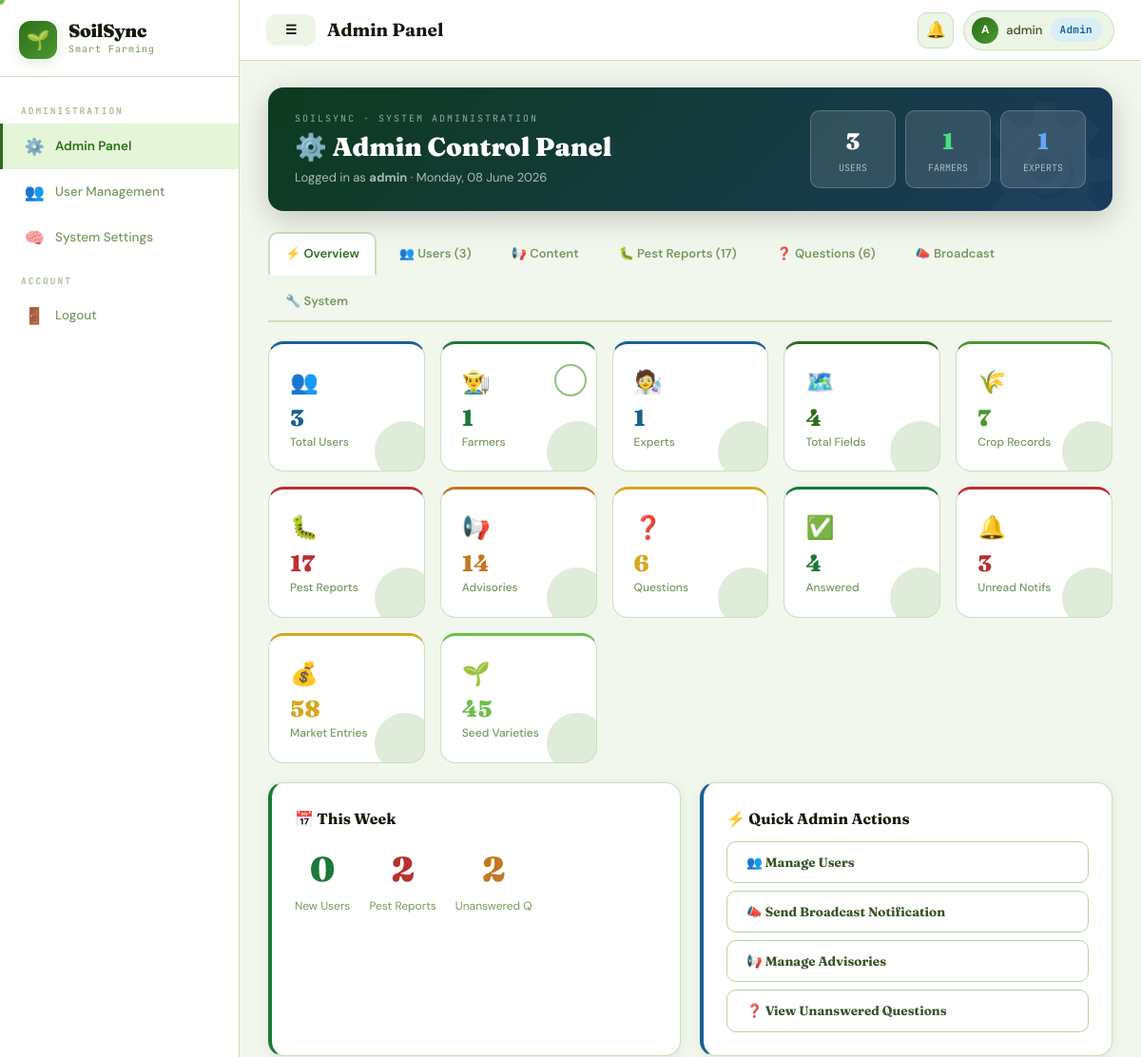
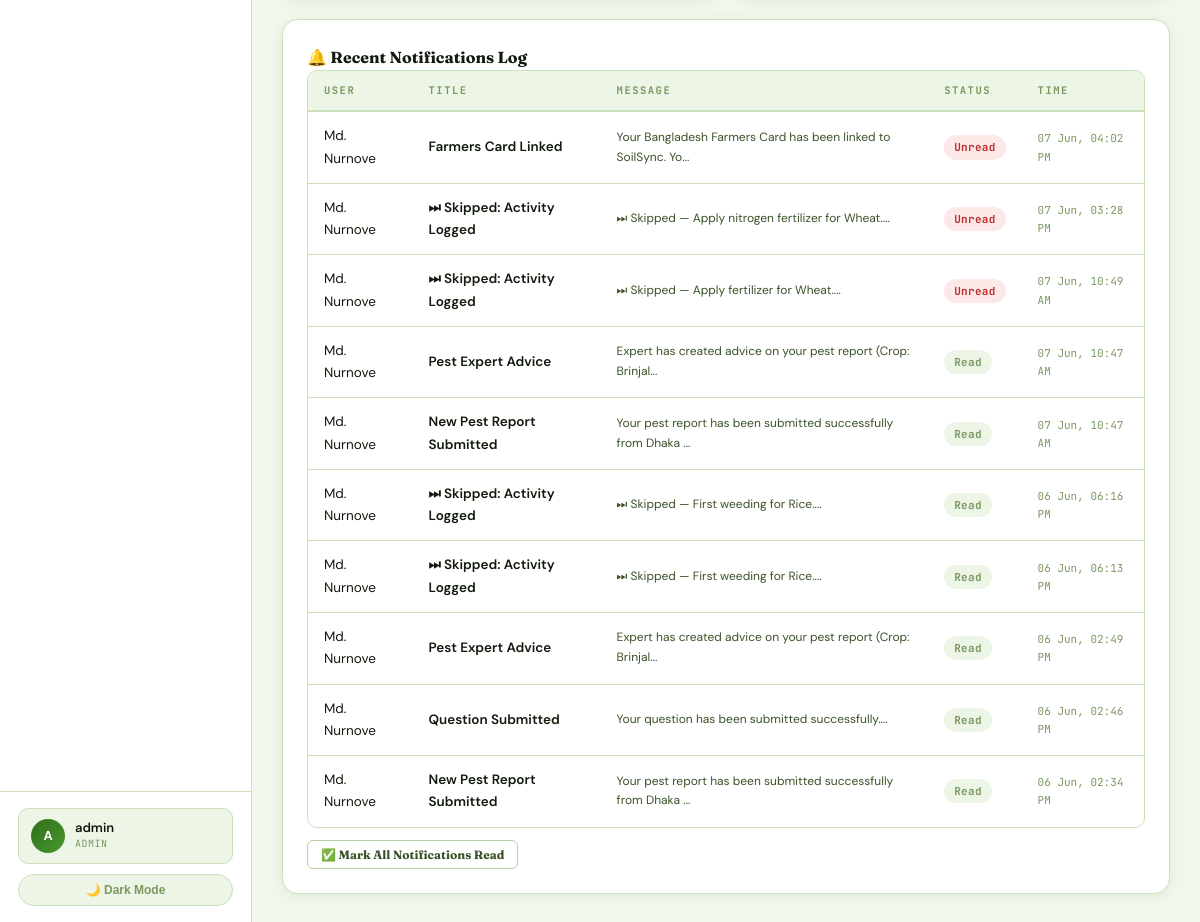
The app's page /admin.php (signed in) with its own data (2 pictures, top to bottom).
### tables this page shows
CREATE TABLE `users` (
  `id` int(11) NOT NULL,
  `name` varchar(100) NOT NULL,
  `phone` varchar(20) NOT NULL,
  `password` varchar(255) NOT NULL,
  `role` enum('farmer','expert','admin') DEFAULT 'farmer',
  `location_id` int(11) DEFAULT NULL,
  `created_at` timestamp NOT NULL DEFAULT current_timestamp(),
  `fc_card_number` varchar(20) DEFAULT NULL,
  `fc_category` enum('landless','marginal','small','medium','large') DEFAULT NULL,
  `fc_land_size` decimal(8,2) DEFAULT NULL,
  `fc_bank_account` varchar(30) DEFAULT NULL,
  `fc_registered_at` datetime DEFAULT NULL,
  `fc_phase` enum('pre_pilot','pilot','national') DEFAULT NULL
);

CREATE TABLE `notifications` (
  `id` int(11) NOT NULL,
  `user_id` int(11) NOT NULL,
  `title` varchar(200) NOT NULL,
  `message` text DEFAULT NULL,
  `type` enum('pest','weather','advisory','system') DEFAULT 'system',
  `is_read` tinyint(1) DEFAULT 0,
  `created_at` timestamp NOT NULL DEFAULT current_timestamp()
);

### db.php (called while the page is built, shortened)
<?php
function isLoggedIn(): bool {
    return isset($_SESSION['user_id']) && !empty($_SESSION['user_id']);
}
function currentUser($conn): ?array {
    $id = (int)$_SESSION['user_id'];
    $r = $conn->query("
        SELECT u.*, l.division, l.district
        FROM users u
        LEFT JOIN locations l ON u.location_id=l.id
        WHERE u.id=$id
        LIMIT 1
    ");
    return $r ? $r->fetch_assoc() : null;
}
?>

### admin.php (the view, shortened to what this page needs)
<?php
require_once 'db.php';
$pageTitle = 'Admin Panel';
$activeNav = 'admin';
$me = currentUser($conn);
$totalUsers    = (int)$conn->query("SELECT COUNT(*) AS c FROM users")->fetch_assoc()['c'];
$totalFarmers  = (int)$conn->query("SELECT COUNT(*) AS c FROM users WHERE role='farmer'")->fetch_assoc()['c'];
$totalExperts  = (int)$conn->query("SELECT COUNT(*) AS c FROM users WHERE role='expert'")->fetch_assoc()['c'];
$totalFields   = (int)$conn->query("SELECT COUNT(*) AS c FROM fields")->fetch_assoc()['c'];
$totalCrops    = (int)$conn->query("SELECT COUNT(*) AS c FROM farmer_crops")->fetch_assoc()['c'];
$totalPests    = (int)$conn->query("SELECT COUNT(*) AS c FROM pest_reports")->fetch_assoc()['c'];
$totalAdvisory = (int)$conn->query("SELECT COUNT(*) AS c FROM advisory_feed")->fetch_assoc()['c'];
$totalQ        = (int)$conn->query("SELECT COUNT(*) AS c FROM questions")->fetch_assoc()['c'];
$totalAnswered = (int)$conn->query("SELECT COUNT(*) AS c FROM answers")->fetch_assoc()['c'];
$totalNotifs   = (int)$conn->query("SELECT COUNT(*) AS c FROM notifications WHERE is_read=0")->fetch_assoc()['c'];
$totalMarket   = (int)$conn->query("SELECT COUNT(*) AS c FROM market_prices")->fetch_assoc()['c'];
$totalSeeds    = (int)$conn->query("SELECT COUNT(*) AS c FROM seeds")->fetch_assoc()['c'];
$newUsersWeek = (int)$conn->query("
    SELECT COUNT(*) AS c FROM users
    WHERE created_at >= DATE_SUB(NOW(), INTERVAL 7 DAY)
")->fetch_assoc()['c'];
$newPestWeek = (int)$conn->query("
    SELECT COUNT(*) AS c FROM pest_reports
    WHERE created_at >= DATE_SUB(NOW(), INTERVAL 7 DAY)
")->fetch_assoc()['c'];
$unanswered = $conn->query("
    SELECT q.*, u.name AS farmer_name
    FROM questions q
    JOIN users u ON q.user_id = u.id
    LEFT JOIN answers a ON q.id = a.question_id
    WHERE a.id IS NULL
    ORDER BY q.created_at DESC
");
$notifLog = $conn->query("
    SELECT n.*, u.name AS user_name
    FROM notifications n
    JOIN users u ON n.user_id = u.id
    ORDER BY n.created_at DESC
    LIMIT 10
");
$tab = $_GET['tab'] ?? 'overview';
include 'layout.php';
?>
<div style="
    background:linear-gradient(135deg,#0d3b1e 0%,#1a3a5c 100%);
    border-radius:var(--radius);padding:24px 28px;margin-bottom:22px;
    display:flex;justify-content:space-between;align-items:center;
    flex-wrap:wrap;gap:14px;color:#fff;
    box-shadow:0 8px 32px rgba(0,0,0,0.2);position:relative;overflow:hidden;
">
    <div style="position:absolute;right:-10px;top:-20px;font-size:130px;opacity:0.05;pointer-events:none">⚙️</div>
    <div>
        <div style="font-size:10px;font-family:var(--font-mono);letter-spacing:2px;
                    color:rgba(255,255,255,0.55);text-transform:uppercase;margin-bottom:5px">
            SoilSync · System Administration
        </div>
        <h2 style="font-family:var(--font-display);font-size:1.7rem;font-weight:900;
                   color:#fff;margin-bottom:5px;line-height:1.2">
            ⚙️ Admin Control Panel
        </h2>
        <div style="font-size:13px;color:rgba(255,255,255,0.65)">
            Logged in as <strong><?= htmlspecialchars($me['name']) ?></strong> ·
            <?= date('l, d F Y') ?>
        </div>
    </div>
    <div style="display:flex;gap:10px;flex-wrap:wrap">
        <div style="background:rgba(255,255,255,0.12);border:1px solid rgba(255,255,255,0.2);
                    border-radius:10px;padding:12px 18px;text-align:center;min-width:90px">
            <div style="font-family:var(--font-display);font-size:24px;font-weight:900;color:#fff"><?= $totalUsers ?></div>
            <div style="font-size:10px;color:rgba(255,255,255,0.6);font-family:var(--font-mono);text-transform:uppercase">Users</div>
        </div>
        <div style="background:rgba(255,255,255,0.12);border:1px solid rgba(255,255,255,0.2);
                    border-radius:10px;padding:12px 18px;text-align:center;min-width:90px">
            <div style="font-family:var(--font-display);font-size:24px;font-weight:900;color:#4ade80"><?= $totalFarmers ?></div>
            <div style="font-size:10px;color:rgba(255,255,255,0.6);font-family:var(--font-mono);text-transform:uppercase">Farmers</div>
        </div>
        <div style="background:rgba(255,255,255,0.12);border:1px solid rgba(255,255,255,0.2);
                    border-radius:10px;padding:12px 18px;text-align:center;min-width:90px">
            <div style="font-family:var(--font-display);font-size:24px;font-weight:900;color:#60a5fa"><?= $totalExperts ?></div>
            <div style="font-size:10px;color:rgba(255,255,255,0.6);font-family:var(--font-mono);text-transform:uppercase">Experts</div>
        </div>
    </div>
</div>
<div style="display:flex;gap:6px;flex-wrap:wrap;margin-bottom:20px;
            border-bottom:2px solid var(--border);padding-bottom:0">
    <?php
    $tabs = [
        'overview'  => ['⚡','Overview'],
        'users'     => ['👥','Users ('.$totalUsers.')'],
        'content'   => ['📢','Content'],
        'pests'     => ['🐛','Pest Reports ('.$totalPests.')'],
        'questions' => ['❓','Questions ('.$totalQ.')'],
        'broadcast' => ['📣','Broadcast'],
        'system'    => ['🔧','System'],
    ];
    foreach ($tabs as $key => [$icon,$label]):
        $isActive = $tab === $key;
    ?>
    <a href="?tab=<?= $key ?>" style="
        display:inline-flex;align-items:center;gap:6px;
        padding:10px 16px;font-size:13px;font-weight:600;
        text-decoration:none;border-radius:10px 10px 0 0;
        margin-bottom:-2px;
        background:<?= $isActive ? 'var(--surface)' : 'transparent' ?>;
        color:<?= $isActive ? 'var(--accent)' : 'var(--text3)' ?>;
        border:<?= $isActive ? '2px solid var(--border)' : '2px solid transparent' ?>;
        border-bottom:<?= $isActive ? '2px solid var(--surface)' : '2px solid transparent' ?>;
        transition:color 0.15s,background 0.15s;
    "><?= $icon ?> <?= $label ?></a>
    <?php endforeach; ?>
</div>
<?php if ($tab === 'overview'): ?>
<div class="stats-grid" style="grid-template-columns:repeat(auto-fill,minmax(150px,1fr));margin-bottom:20px">
    <?php
    $statCards = [
        ['👥', $totalUsers,    'Total Users',       'var(--info)'],
        ['👨‍🌾', $totalFarmers, 'Farmers',           'var(--success)'],
        ['🧑‍🔬', $totalExperts, 'Experts',           'var(--info)'],
        ['🗺️', $totalFields,   'Total Fields',      'var(--accent)'],
        ['🌾', $totalCrops,    'Crop Records',      'var(--accent2)'],
        ['🐛', $totalPests,    'Pest Reports',      'var(--danger)'],
        ['📢', $totalAdvisory, 'Advisories',        'var(--warn)'],
        ['❓', $totalQ,        'Questions',         'var(--gold)'],
        ['✅', $totalAnswered, 'Answered',          'var(--success)'],
        ['🔔', $totalNotifs,   'Unread Notifs',     'var(--danger)'],
        ['💰', $totalMarket,   'Market Entries',    'var(--gold)'],
        ['🌱', $totalSeeds,    'Seed Varieties',    'var(--accent3)'],
    ];
    foreach ($statCards as [$icon,$val,$label,$color]): ?>
    <div class="stat-card" style="border-top:3px solid <?= $color ?>">
        <div style="font-size:24px;margin-bottom:6px"><?= $icon ?></div>
        <div class="stat-val" style="color:<?= $color ?>;font-size:24px"><?= $val ?></div>
        <div class="stat-label"><?= $label ?></div>
    </div>
    <?php endforeach; ?>
</div>
<div class="grid-2" style="margin-bottom:20px">
    <div class="card" style="border-left:4px solid var(--success)">
        <div class="card-title">📅 This Week</div>
        <div style="display:flex;gap:20px;flex-wrap:wrap;margin-top:10px">
            <div style="text-align:center">
                <div style="font-family:var(--font-display);font-size:36px;font-weight:900;color:var(--success)"><?= $newUsersWeek ?></div>
                <div style="font-size:12px;color:var(--text3)">New Users</div>
            </div>
            <div style="text-align:center">
                <div style="font-family:var(--font-display);font-size:36px;font-weight:900;color:var(--danger)"><?= $newPestWeek ?></div>
                <div style="font-size:12px;color:var(--text3)">Pest Reports</div>
            </div>
            <div style="text-align:center">
                <div style="font-family:var(--font-display);font-size:36px;font-weight:900;color:var(--warn)"><?= $unanswered->num_rows ?></div>
                <div style="font-size:12px;color:var(--text3)">Unanswered Q</div>
            </div>
        </div>
    </div>
    <div class="card" style="border-left:4px solid var(--info)">
        <div class="card-title">⚡ Quick Admin Actions</div>
        <div style="display:flex;flex-direction:column;gap:8px;margin-top:10px">
            <a href="?tab=users"     class="btn btn-outline" style="justify-content:flex-start">👥 Manage Users</a>
            <a href="?tab=broadcast" class="btn btn-outline" style="justify-content:flex-start">📣 Send Broadcast Notification</a>
            <a href="?tab=content"   class="btn btn-outline" style="justify-content:flex-start">📢 Manage Advisories</a>
            <a href="?tab=questions" class="btn btn-outline" style="justify-content:flex-start">❓ View Unanswered Questions</a>
        </div>
    </div>
</div>
<div class="card">
    <div class="card-title">🔔 Recent Notifications Log</div>
    <div class="table-wrap">
    <table>
        <thead><tr><th>User</th><th>Title</th><th>Message</th><th>Status</th><th>Time</th></tr></thead>
        <tbody>
        <?php $notifLog->data_seek(0); while ($n = $notifLog->fetch_assoc()): ?>
        <tr>
            <td><?= htmlspecialchars($n['user_name']) ?></td>
            <td style="font-weight:600"><?= htmlspecialchars($n['title']) ?></td>
            <td style="font-size:12px;color:var(--text2)"><?= htmlspecialchars(substr($n['message'],0,60)) ?>...</td>
            <td><?php if ($n['is_read']): ?>
                <span class="badge badge-neutral">Read</span>
                <?php else: ?>
                <span class="badge badge-danger">Unread</span>
                <?php endif; ?></td>
            <td style="font-size:11px;color:var(--text3);font-family:var(--font-mono)">
                <?= date('d M, h:i A', strtotime($n['created_at'])) ?>
            </td>
        </tr>
        <?php endwhile; ?>
        </tbody>
    </table>
    </div>
    <form method="POST" style="margin-top:12px">
        <button class="btn btn-outline btn-sm" type="submit">✅ Mark All Notifications Read</button>
    </form>
</div>
<?php endif; ?>
<?php include 'layout_end.php'; ?>

### layout.php (shortened to what this page needs)
<?php
$user        = currentUser($conn);
$userName    = $user['name'] ?? 'User';
$userInitial = strtoupper(substr($userName, 0, 1));
$userRole    = $user['role'] ?? 'farmer';
$nav = [];
switch ($userRole) {
  case 'admin':
    $nav = [
      'admin' => [
        ['href'=>'admin.php','icon'=>'⚙️','label'=>'Admin Panel','key'=>'admin'],
        ['href'=>'users.php','icon'=>'👥','label'=>'User Management','key'=>'users'],
        ['href'=>'system.php','icon'=>'🧠','label'=>'System Settings','key'=>'system'],
      ],
    ];
    break;
}
?>
<!DOCTYPE html>
<html lang="en" data-theme="light">
<head>
  <link rel="stylesheet" href="style.css">
</head>
<body>
<div class="app-layout">
  <aside class="sidebar" id="sidebar">
    <div class="sidebar-logo">
      <div class="logo-badge">🌱</div>
      <div class="logo-text-wrap">
        <div class="logo-name">SoilSync</div>
        <div class="logo-tag">Smart Farming</div>
      </div>
    </div>
    <nav class="sidebar-nav">
      <?php
      $sectionLabels = [
        'main'=>'Navigation',
        'monitor'=>'Monitor',
        'resources'=>'Resources',
        'expert'=>'Expert Tools',
        'admin'=>'Administration'
      ];
      foreach ($nav as $section => $items):
      ?>
        <div class="nav-section-label">
          <?= $sectionLabels[$section] ?? ucfirst($section) ?>
        </div>
        <?php foreach ($items as $item):
          $isActive = ($activeNav ?? '') === $item['key'];
        ?>
          <a href="<?= $item['href'] ?>" class="nav-item <?= $isActive ? 'active' : '' ?>">
            <span class="nav-ic"><?= $item['icon'] ?></span>
            <span><?= $item['label'] ?></span>
          </a>
        <?php endforeach; ?>
      <?php endforeach; ?>
      <div class="nav-section-label">Account</div>
      <a href="logout.php" class="nav-item">
        <span class="nav-ic">🚪</span>
        <span>Logout</span>
      </a>
    </nav>
    <div class="sidebar-footer">
      <div class="sidebar-user">
        <div class="u-av"><?= $userInitial ?></div>
        <div>
          <div class="u-name"><?= htmlspecialchars($userName) ?></div>
          <div class="u-role"><?= ucfirst($userRole) ?></div>
        </div>
      </div>
      <button class="theme-btn" onclick="toggleTheme()">
        🌙 Dark Mode
      </button>
    </div>
  </aside>
  <div class="main-wrap">
    <header class="topbar">
      <div class="topbar-left">
        <button class="mobile-menu-btn btn" id="mobileMenuBtn">☰</button>
        <span class="topbar-title"><?= htmlspecialchars($pageTitle ?? 'Dashboard') ?></span>
      </div>
      <div class="topbar-right">
        <a href="notifications.php" class="topbar-notif-btn">
          🔔
        </a>
        <div class="topbar-user">
          <div class="t-av"><?= $userInitial ?></div>
          <span><?= htmlspecialchars(explode(' ', $userName)[0]) ?></span>
          <?php if ($userRole !== 'farmer'): ?>
            <span class="badge badge-info"><?= ucfirst($userRole) ?></span>
          <?php endif; ?>
        </div>
      </div>
    </header>
    <div class="page-body">

### layout_end.php (shortened to what this page needs)
  </div>
  </div>
</div>
</body>
</html>

### records on screen
users: name "A", name "admin", role "ADMIN", role "Admin"
notifications: user.name "Md. Nurnove", title "Farmers Card Linked", message "Your Bangladesh Farmers Card has been linked to SoilSync. Yo", is_read "Unread", created_at "07 Jun, 04:02 PM"
notifications: user.name "Md. Nurnove", title "⏭ Skipped: Activity Logged", message "⏭ Skipped — Apply nitrogen fertilizer for Wheat.", is_read "Unread", created_at "07 Jun, 03:28 PM"
notifications: user.name "Md. Nurnove", title "⏭ Skipped: Activity Logged", message "⏭ Skipped — Apply fertilizer for Wheat.", is_read "Unread", created_at "07 Jun, 10:49 AM"
notifications: user.name "Md. Nurnove", title "Pest Expert Advice", message "Expert has created advice on your pest report (Crop: Brinjal", is_read "Read", created_at "07 Jun, 10:47 AM"
notifications: user.name "Md. Nurnove", title "New Pest Report Submitted", message "Your pest report has been submitted successfully from Dhaka", is_read "Read", created_at "07 Jun, 10:47 AM"
notifications: user.name "Md. Nurnove", title "⏭ Skipped: Activity Logged", message "⏭ Skipped — First weeding for Rice.", is_read "Read", created_at "06 Jun, 06:16 PM"
notifications: user.name "Md. Nurnove", title "⏭ Skipped: Activity Logged", message "⏭ Skipped — First weeding for Rice.", is_read "Read", created_at "06 Jun, 06:13 PM"
notifications: user.name "Md. Nurnove", title "Pest Expert Advice", message "Expert has created advice on your pest report (Crop: Brinjal", is_read "Read", created_at "06 Jun, 02:49 PM"
notifications: user.name "Md. Nurnove", title "Question Submitted", message "Your question has been submitted successfully.", is_read "Read", created_at "06 Jun, 02:46 PM"
notifications: user.name "Md. Nurnove", title "New Pest Report Submitted", message "Your pest report has been submitted successfully from Dhaka", is_read "Read", created_at "06 Jun, 02:34 PM"

### other values on screen
$sectionLabels[$section] "ADMINISTRATION"
$item['icon'] "⚙️"
$item['label'] "Admin Panel"
$item['icon'] "👥"
$item['label'] "User Management"
$item['icon'] "🧠"
$item['label'] "System Settings"
$pageTitle "Admin Panel"
$totalUsers "3"
$totalFarmers "1"
$totalExperts "1"
$icon "⚡"
$label "Overview"
$icon "👥"
$label "Users (3)"
